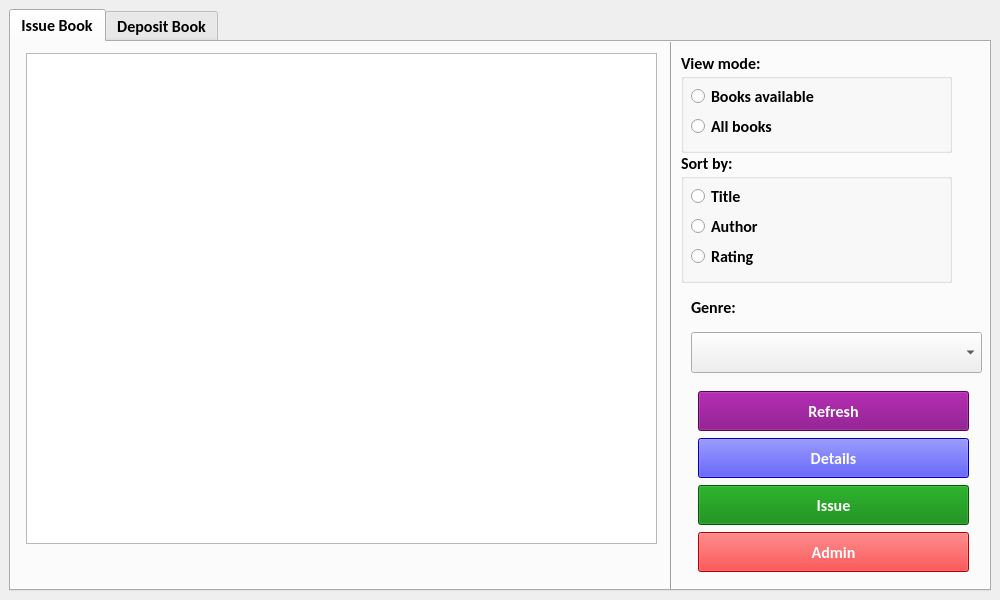
<?xml version="1.0" encoding="UTF-8"?>
<ui version="4.0">
 <class>MainWindow</class>
 <widget class="QMainWindow" name="MainWindow">
  <property name="geometry">
   <rect>
    <x>0</x>
    <y>0</y>
    <width>1000</width>
    <height>600</height>
   </rect>
  </property>
  <property name="sizePolicy">
   <sizepolicy hsizetype="Fixed" vsizetype="Fixed">
    <horstretch>0</horstretch>
    <verstretch>0</verstretch>
   </sizepolicy>
  </property>
  <property name="minimumSize">
   <size>
    <width>1000</width>
    <height>600</height>
   </size>
  </property>
  <property name="maximumSize">
   <size>
    <width>1000</width>
    <height>600</height>
   </size>
  </property>
  <property name="font">
   <font>
    <family>Calibri</family>
    <pointsize>12</pointsize>
    <weight>75</weight>
    <bold>true</bold>
   </font>
  </property>
  <property name="windowTitle">
   <string>Library Management System</string>
  </property>
  <widget class="QWidget" name="centralwidget">
   <layout class="QFormLayout" name="formLayout">
    <item row="0" column="0" colspan="2">
     <widget class="QTabWidget" name="tabWidget">
      <property name="currentIndex">
       <number>0</number>
      </property>
      <widget class="QWidget" name="issuetab">
       <attribute name="title">
        <string>Issue Book</string>
       </attribute>
       <widget class="Line" name="line">
        <property name="geometry">
         <rect>
          <x>650</x>
          <y>-40</y>
          <width>20</width>
          <height>591</height>
         </rect>
        </property>
        <property name="orientation">
         <enum>Qt::Vertical</enum>
        </property>
       </widget>
       <widget class="QComboBox" name="genrebox">
        <property name="geometry">
         <rect>
          <x>680</x>
          <y>290</y>
          <width>291</width>
          <height>41</height>
         </rect>
        </property>
       </widget>
       <widget class="QLabel" name="genrelabel">
        <property name="geometry">
         <rect>
          <x>680</x>
          <y>250</y>
          <width>261</width>
          <height>31</height>
         </rect>
        </property>
        <property name="text">
         <string>Genre:</string>
        </property>
       </widget>
       <widget class="QGroupBox" name="viewmode">
        <property name="geometry">
         <rect>
          <x>670</x>
          <y>10</y>
          <width>271</width>
          <height>101</height>
         </rect>
        </property>
        <property name="title">
         <string>View mode:</string>
        </property>
        <widget class="QRadioButton" name="avaiablebooksbutton">
         <property name="geometry">
          <rect>
           <x>10</x>
           <y>30</y>
           <width>251</width>
           <height>28</height>
          </rect>
         </property>
         <property name="text">
          <string>Books available</string>
         </property>
        </widget>
        <widget class="QRadioButton" name="allbooksbutton">
         <property name="geometry">
          <rect>
           <x>10</x>
           <y>60</y>
           <width>251</width>
           <height>28</height>
          </rect>
         </property>
         <property name="text">
          <string>All books</string>
         </property>
        </widget>
       </widget>
       <widget class="QGroupBox" name="sortby">
        <property name="geometry">
         <rect>
          <x>670</x>
          <y>110</y>
          <width>271</width>
          <height>131</height>
         </rect>
        </property>
        <property name="title">
         <string>Sort by:</string>
        </property>
        <widget class="QRadioButton" name="titlebutton">
         <property name="geometry">
          <rect>
           <x>10</x>
           <y>30</y>
           <width>251</width>
           <height>28</height>
          </rect>
         </property>
         <property name="text">
          <string>Title</string>
         </property>
        </widget>
        <widget class="QRadioButton" name="authorbutton">
         <property name="geometry">
          <rect>
           <x>10</x>
           <y>60</y>
           <width>251</width>
           <height>28</height>
          </rect>
         </property>
         <property name="text">
          <string>Author</string>
         </property>
        </widget>
        <widget class="QRadioButton" name="ratingbutton">
         <property name="geometry">
          <rect>
           <x>10</x>
           <y>90</y>
           <width>251</width>
           <height>28</height>
          </rect>
         </property>
         <property name="text">
          <string>Rating</string>
         </property>
        </widget>
       </widget>
       <widget class="QWidget" name="layoutWidget">
        <property name="geometry">
         <rect>
          <x>687</x>
          <y>348</y>
          <width>271</width>
          <height>183</height>
         </rect>
        </property>
        <property name="font">
         <font>
          <family>Calibri</family>
          <pointsize>12</pointsize>
          <weight>75</weight>
          <bold>true</bold>
         </font>
        </property>
        <layout class="QVBoxLayout" name="buttons">
         <item>
          <widget class="QPushButton" name="refreshbutton">
           <property name="minimumSize">
            <size>
             <width>0</width>
             <height>40</height>
            </size>
           </property>
           <property name="styleSheet">
            <string notr="true">background-color : purple;
color: white;</string>
           </property>
           <property name="text">
            <string>Refresh</string>
           </property>
          </widget>
         </item>
         <item>
          <widget class="QPushButton" name="detailsbutton">
           <property name="minimumSize">
            <size>
             <width>0</width>
             <height>40</height>
            </size>
           </property>
           <property name="font">
            <font>
             <family>Calibri</family>
             <pointsize>12</pointsize>
             <weight>75</weight>
             <bold>true</bold>
            </font>
           </property>
           <property name="styleSheet">
            <string notr="true">background-color : blue;
color: white;</string>
           </property>
           <property name="text">
            <string>Details</string>
           </property>
          </widget>
         </item>
         <item>
          <widget class="QPushButton" name="issuebutton">
           <property name="minimumSize">
            <size>
             <width>0</width>
             <height>40</height>
            </size>
           </property>
           <property name="font">
            <font>
             <family>Calibri</family>
             <pointsize>12</pointsize>
             <weight>75</weight>
             <bold>true</bold>
            </font>
           </property>
           <property name="styleSheet">
            <string notr="true">background-color : green;
color: white;</string>
           </property>
           <property name="text">
            <string>Issue</string>
           </property>
          </widget>
         </item>
         <item>
          <widget class="QPushButton" name="adminbutton">
           <property name="minimumSize">
            <size>
             <width>0</width>
             <height>40</height>
            </size>
           </property>
           <property name="font">
            <font>
             <family>Calibri</family>
             <pointsize>12</pointsize>
             <weight>75</weight>
             <bold>true</bold>
            </font>
           </property>
           <property name="styleSheet">
            <string notr="true">background-color : red;
color: white;</string>
           </property>
           <property name="text">
            <string>Admin</string>
           </property>
          </widget>
         </item>
        </layout>
       </widget>
       <widget class="QListWidget" name="booklist">
        <property name="geometry">
         <rect>
          <x>15</x>
          <y>11</y>
          <width>631</width>
          <height>491</height>
         </rect>
        </property>
       </widget>
       <widget class="QLabel" name="errorlabel">
        <property name="geometry">
         <rect>
          <x>14</x>
          <y>510</y>
          <width>631</width>
          <height>21</height>
         </rect>
        </property>
        <property name="styleSheet">
         <string notr="true">color: red</string>
        </property>
        <property name="text">
         <string/>
        </property>
       </widget>
      </widget>
      <widget class="QWidget" name="deposittab">
       <attribute name="title">
        <string>Deposit Book</string>
       </attribute>
      </widget>
     </widget>
    </item>
   </layout>
  </widget>
 </widget>
 <resources/>
 <connections/>
</ui>
